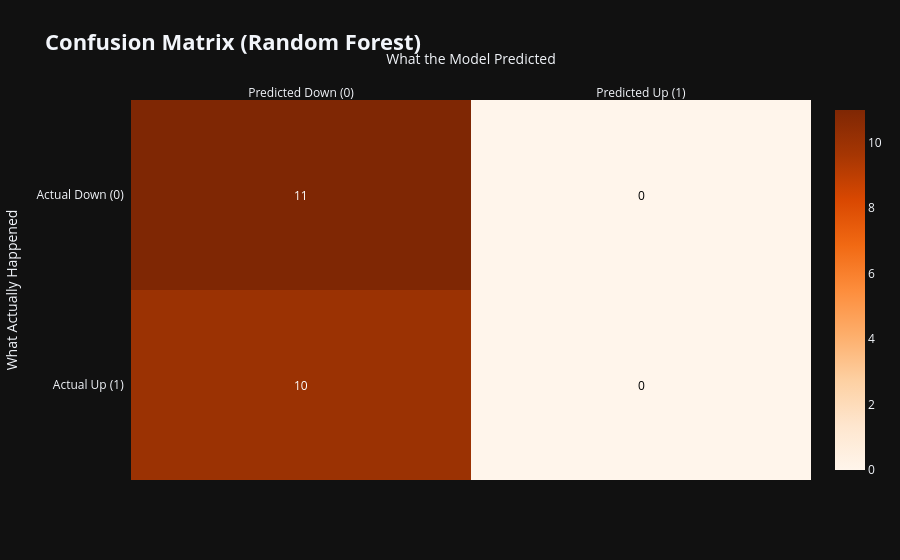

Source (notebook cell):
### Code cell
# 1. Calcul de la matrice de confusion pour le Random Forest
cm_rf = confusion_matrix(y_test, y_pred_rf)

# Les labels x et y ont déjà été définis dans la section XGBoost
# x_labels = ['Predicted Down (0)', 'Predicted Up (1)']
# y_labels = ['Actual Down (0)', 'Actual Up (1)']

# 2. Heatmap avec un thème 'Oranges' pour contraster avec le 'Blues' de XGBoost
fig_cm_rf = ff.create_annotated_heatmap(
    z=cm_rf, 
    x=x_labels, 
    y=y_labels, 
    colorscale='Oranges', 
    showscale=True
)

fig_cm_rf.update_layout(
    title="<b>Confusion Matrix (Random Forest)</b>",
    template='plotly_dark',
    title_font_size=22,
    xaxis=dict(title='What the Model Predicted'),
    yaxis=dict(title='What Actually Happened', autorange='reversed')
)

fig_cm_rf.show()

### Figure 1 — Plotly figure (JSON) as saved in the notebook; plotly's stock layout.template omitted (floating-point values rounded to 4 significant figures)
{"data": [{"colorscale": [[0, "rgb(255,245,235)"], [0.125, "rgb(254,230,206)"], [0.25, "rgb(253,208,162)"], [0.375, "rgb(253,174,107)"], [0.5, "rgb(253,141,60)"], [0.625, "rgb(241,105,19)"], [0.75, "rgb(217,72,1)"], [0.875, "rgb(166,54,3)"], [1, "rgb(127,39,4)"]], "reversescale": false, "showscale": true, "type": "heatmap", "x": ["Predicted Down (0)", "Predicted Up (1)"], "y": ["Actual Down (0)", "Actual Up (1)"], "z": [[11, 0], [10, 0]]}], "layout": {"annotations": [{"font": {"color": "#FFFFFF"}, "showarrow": false, "text": "11", "x": "Predicted Down (0)", "xref": "x", "y": "Actual Down (0)", "yref": "y"}, {"font": {"color": "#000000"}, "showarrow": false, "text": "0", "x": "Predicted Up (1)", "xref": "x", "y": "Actual Down (0)", "yref": "y"}, {"font": {"color": "#FFFFFF"}, "showarrow": false, "text": "10", "x": "Predicted Down (0)", "xref": "x", "y": "Actual Up (1)", "yref": "y"}, {"font": {"color": "#000000"}, "showarrow": false, "text": "0", "x": "Predicted Up (1)", "xref": "x", "y": "Actual Up (1)", "yref": "y"}], "title": {"font": {"size": 22}, "text": "<b>Confusion Matrix (Random Forest)</b>"}, "xaxis": {"dtick": 1, "gridcolor": "rgb(0, 0, 0)", "side": "top", "ticks": "", "title": {"text": "What the Model Predicted"}}, "yaxis": {"autorange": "reversed", "dtick": 1, "ticks": "", "ticksuffix": "  ", "title": {"text": "What Actually Happened"}}}}
